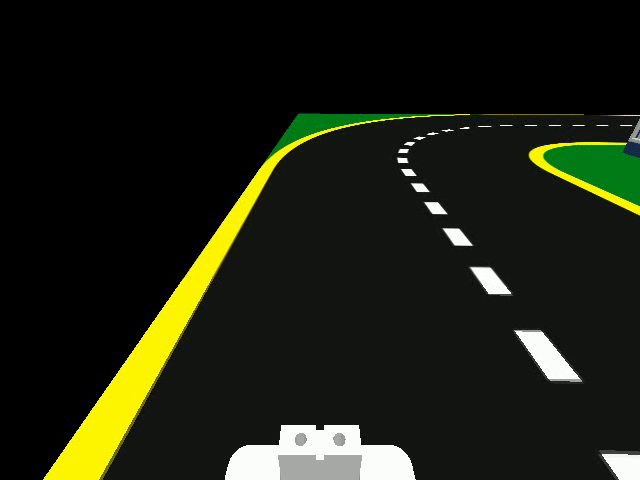
#> input picture frame 20 of task1c/public/clip_02.mp4, 640 x 480 px, given in place of clip_19.mp4, which was not available
$ python lane_center_detection.py
#> lines starting #> are read from the running program, lines starting #| are printed output that depends on the picture; after the words box and inside, x2 and y2 are one past the last pixel; in counts of white or black regions, pixels touching at a corner belong together; pictures that were not available may be replaced by others from this repository, and a replacement may not be noted
#> in main, frame is the input picture: shape (480, 640, 3); mean B, G, R 17.5, 30.9, 28.2
import cv2
import numpy as np
import pandas as pd


# ============================================================
# INPUT / OUTPUT
# ============================================================

INPUT_VIDEO = r"C:\Users\varma\Documents\Competitions\eYRC 26-27\Niti Vahan\Task1\Code Files\eYRC_26-27_Niti-Vahan\task1c\public\clip_19.mp4"

Y_REF = 380

OUTPUT_VIDEO = "annotated_lane_center.mp4"
OUTPUT_CSV = "center_points.csv"


# ============================================================
# DETECT LANE
# ============================================================

def detect_lane(frame, y_ref=Y_REF):

#> called with y_ref = 380
    h, w = frame.shape[:2]

    # ========================================================
    # HSV CONVERSION
    # ========================================================

    hsv = cv2.cvtColor(
        frame,
        cv2.COLOR_BGR2HSV
    )
#> hsv: shape (480, 640, 3); mean H, S, V 28.6, 37.6, 31.3

    # ========================================================
    # YELLOW MASK
    # ========================================================

    lower_yellow = np.array([
        15,
        70,
        70
    ])

    upper_yellow = np.array([
        40,
        255,
        255
    ])

    yellow_mask = cv2.inRange(
        hsv,
        lower_yellow,
        upper_yellow
    )
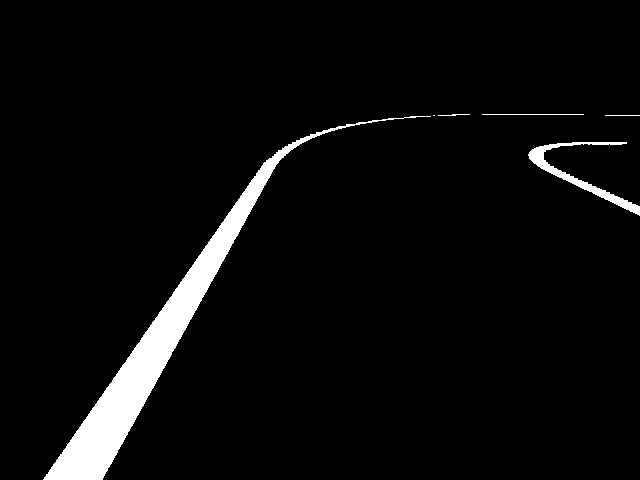
#> yellow_mask: shape (480, 640); 4.5% white; 6 white regions (1 under 20 px), largest, box (x1, y1, x2, y2) and area: (43, 116, 431, 480) 12210, (528, 142, 640, 216) 1330, (482, 114, 584, 115) 102, (438, 114, 470, 116) 36, (605, 115, 640, 116) 35

    # ========================================================
    # WHITE MASK
    # ========================================================

    lower_white = np.array([
        0,
        0,
        150
    ])

    upper_white = np.array([
        180,
        80,
        255
    ])

    white_mask = cv2.inRange(
        hsv,
        lower_white,
        upper_white
    )
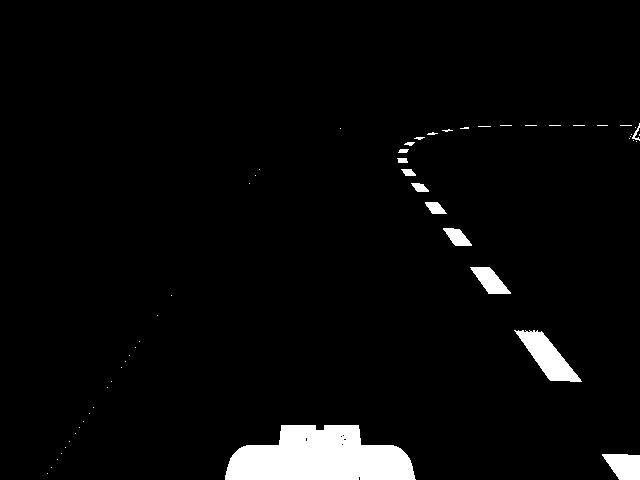
#> white_mask: shape (480, 640); 3.8% white; 54 white regions (40 under 20 px), largest, box (x1, y1, x2, y2) and area: (225, 425, 416, 480) 7805, (514, 330, 582, 382) 1488, (602, 454, 640, 480) 760

    # ========================================================
    # REMOVE SMALL NOISE
    # ========================================================

    kernel = np.ones(
        (3, 3),
        np.uint8
    )

    yellow_mask = cv2.morphologyEx(
        yellow_mask,
        cv2.MORPH_OPEN,
        kernel
    )
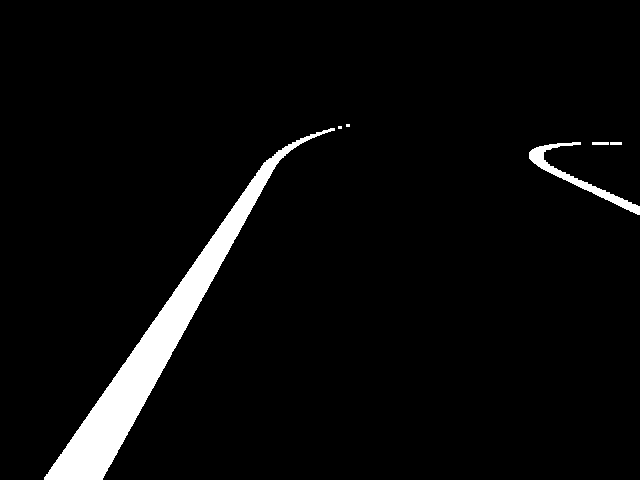
#> yellow_mask: shape (480, 640); 4.3% white; 6 white regions (2 under 20 px), largest, box (x1, y1, x2, y2) and area: (44, 128, 335, 480) 12045, (529, 142, 640, 215) 1203, (592, 142, 609, 145) 51, (610, 142, 622, 145) 36

    white_mask = cv2.morphologyEx(
        white_mask,
        cv2.MORPH_OPEN,
        kernel
    )
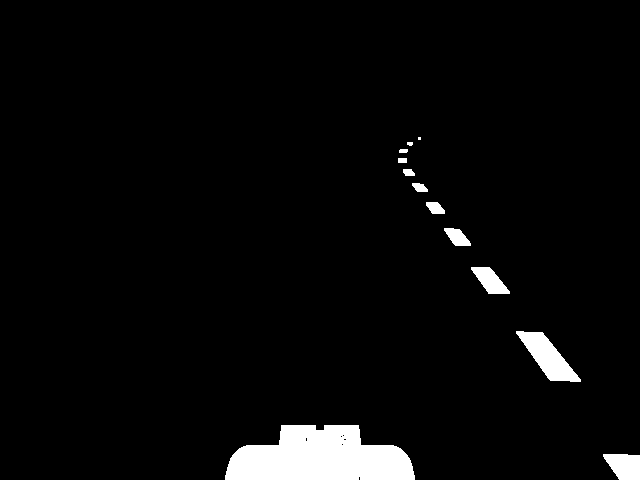
#> white_mask: shape (480, 640); 3.7% white; 12 white regions (1 under 20 px), largest, box (x1, y1, x2, y2) and area: (225, 425, 415, 480) 7804, (516, 331, 581, 382) 1467, (603, 454, 640, 480) 758

    # ========================================================
    # ROAD ROI
    # ========================================================

    roi_mask = np.zeros(
        (h, w),
        dtype=np.uint8
    )

    polygon = np.array([
        [
            (0, h - 5),
            (150, int(h * 0.20)),
            (490, int(h * 0.20)),
            (w, h - 5)
        ]
    ], dtype=np.int32)

    cv2.fillPoly(
        roi_mask,
        polygon,
        255
    )
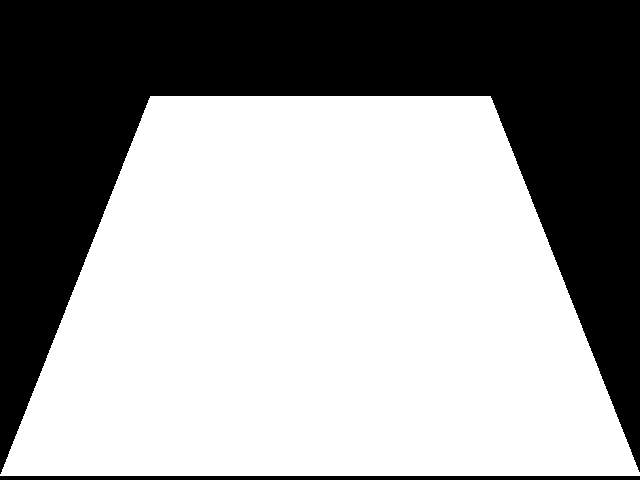
#> roi_mask: shape (480, 640); 60.7% white; 2 black regions, box (x1, y1, x2, y2) and area: (0, 0, 640, 474) 118101, (0, 476, 640, 480) 2560

    yellow_roi = cv2.bitwise_and(
        yellow_mask,
        roi_mask
    )
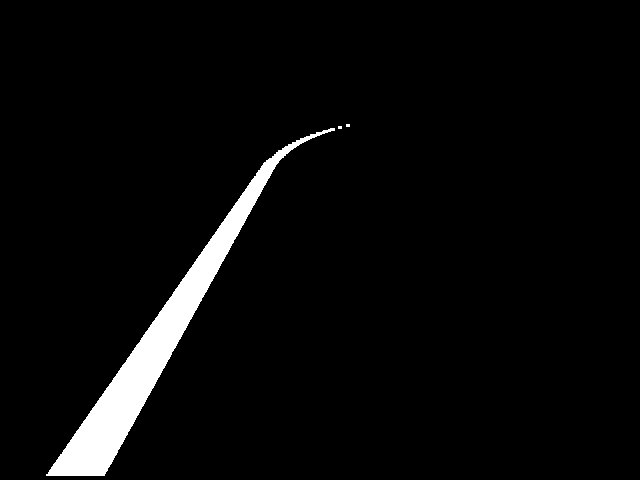
#> yellow_roi: shape (480, 640); 3.9% white; 3 white regions (2 under 20 px), largest, box (x1, y1, x2, y2) and area: (46, 128, 335, 476) 11808

    white_roi = cv2.bitwise_and(
        white_mask,
        roi_mask
    )
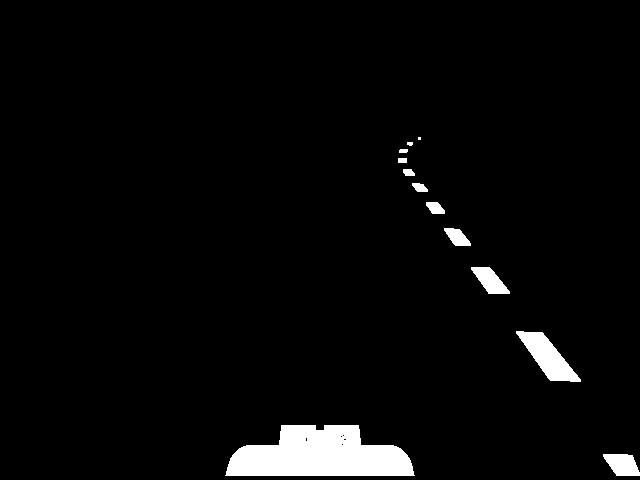
#> white_roi: shape (480, 640); 3.4% white; 12 white regions (1 under 20 px), largest, box (x1, y1, x2, y2) and area: (225, 425, 415, 476) 7047, (516, 331, 581, 382) 1467, (603, 454, 640, 476) 602

    # ========================================================
    # EDGE DETECTION
    # ========================================================

    yellow_edges = cv2.Canny(
        yellow_roi,
        50,
        150
    )
#> yellow_edges: shape (480, 640); 0.33% white in thin lines or dots, all inside (x1, y1, x2, y2) = (46, 123, 350, 476)

    white_edges = cv2.Canny(
        white_roi,
        50,
        150
    )
#> white_edges: shape (480, 640); 0.38% white in thin lines or dots, all inside (x1, y1, x2, y2) = (225, 136, 640, 476)
#> (the rest of the program and of its run is left out)
